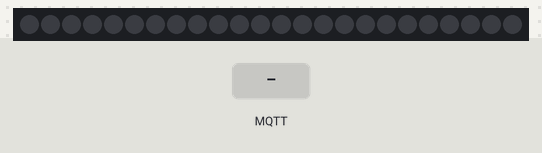
A sketch run on a simulated ESP8266 (NodeMCU). Shown: 24 RGB LEDs in strip order, left to right. The inputs (shaded band) are chosen by the test bench. Dim RGB values are drawn brighter than linear; WiFi joins after 1.5 s; servers stay silent unless stated; no MQTT or app messages arrive unless stated; what the sketch prints to the serial monitor is not drawn.

Above: at 2.7 s.
2.8 s: MQTT message "1" arrives on the first subscribed topic
At 4.57 s:
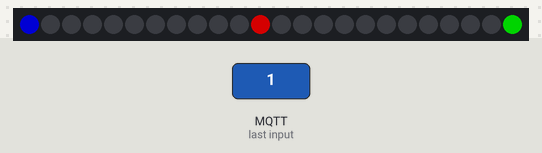
4.7 s: MQTT message "2" arrives on the first subscribed topic
At 5.5 s:
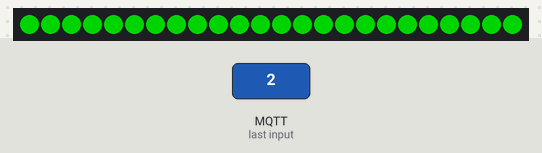
6.2 s: MQTT message "3" arrives on the first subscribed topic
At 6.6 s:
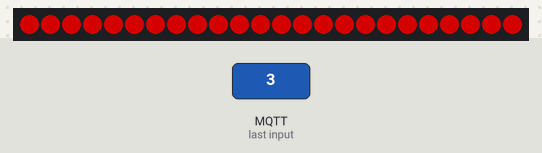
7.7 s: MQTT message "4" arrives on the first subscribed topic
At 9.0 s:
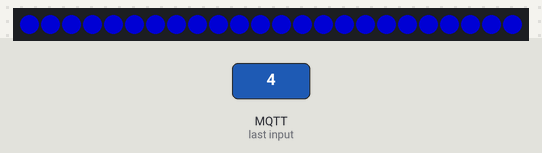
Timing chart, 0 to 10.2 s (numbered marks = the images above; inputs shaded):
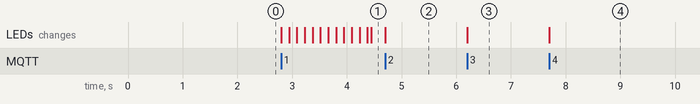

The sketch:

MQTT_nodeRed.ino
```cpp
#include <ESP8266WiFi.h>
#include <PubSubClient.h>
#include <NeoPixelBus.h>
#include <BlynkSimpleEsp8266.h>
const uint16_t PixelCount = 24; // this example assumes 4 pixels, making it smaller will cause a failure
const uint8_t PixelPin = 2;
#define colorSaturation 128
NeoPixelBus<NeoGrbFeature, Neo800KbpsMethod> strip(PixelCount, PixelPin);
RgbColor red(colorSaturation, 0, 0);
RgbColor green(0, colorSaturation, 0);
RgbColor blue(0, 0, colorSaturation);
RgbColor white(colorSaturation);
RgbColor black(0);

const char* ssid =         "AFON-2.4GHZ";
const char* password =    "0101010101";
const char* mqtt_server = "192.168.1.108";
const uint16_t mqtt_port = 1883;
WiFiClient espClient;
PubSubClient client(espClient);
long lastMsg = 0;
char msg[50];
int value = 0;

void setup() {
  Serial.begin(115200);
  setup_wifi();
  client.setServer(mqtt_server, mqtt_port);
  client.setCallback(callback);
}

void setup_wifi() {
  strip.Begin(); //setup led Init
   strip.Show();
  delay(10);
  // Kết nối wifi
  Serial.println();
  Serial.print("Connecting to ");
  Serial.println(ssid);

  WiFi.begin(ssid, password);

  while (WiFi.status() != WL_CONNECTED) {
    delay(500);
    Serial.print(".");
  }

  Serial.println("");
  Serial.println("WiFi connected");
  Serial.println("IP address: ");
  Serial.println(WiFi.localIP());
}

void callback(char* topic, byte* payload, unsigned int length) {
  Serial.print("Message arrived [");
  Serial.print(topic);
  Serial.print("] ");
  String RGBcolor ="";
  for (int i = 0; i < length; i++) {
    Serial.print((char)payload[i]);
  }

//
// R = C/(256^2);
//
//G = (C/256) % 256;
//
//B = C%256;
//    String R;
//    String G;
//    String B;
//    int temp[2];
//    for (int i = 0; i < RGBcolor.length(); i++) {
//        if (RGBcolor.charAt(i) == ',') {
//            temp[i] = i; //Tìm vị trí của dấu ","
//        }
//    }
//    for (int i=0; i<=temp[0];i++){
//      if (isDigit(RGBcolor[i])) R+=RGBcolor[i];
//    }
//    for (int i=temp[0]; i<=temp[1];i++){
//      if (isDigit(RGBcolor[i])) G+=RGBcolor[i];
//    }
//    for (int i=temp[1]; i<=RGBcolor.length();i++){
//      if (isDigit(RGBcolor[i])) R+=RGBcolor[i];
//    }
//    Serial.println(R);
//    Serial.println(G);
//    Serial.println(B);
//  if (((char)payload[0]=='r')&&((char)payload[1]=='g')&&((char)payload[2]=='b')){
//    RgbColor color = RgbColor(R.toInt(),G.toInt(), B.toInt());
//    for (int i=0; i<24; i++){
//      strip.SetPixelColor(i, color);
//    }
//  }


  if ((char)payload[0] == '1') {
     Serial.println("ON");
    LedRunAround();
  }
 if ((char)payload[0] == '0') {
    Serial.println("OFF");
    TurnOffLed();
  }

if ((char)payload[0] == '2') {
    Serial.println("all green");
    LedRGB("green");
  }
  if ((char)payload[0] == '3') {
    Serial.println("all red");
    LedRGB("red");
  }
  if ((char)payload[0] == '4') {
    Serial.println("all blue");
    LedRGB("blue");
  }
}

void reconnect() {
  // Đợi tới khi kết nối
  while (!client.connected()) {
    Serial.print("Attempting MQTT connection...");

    if (client.connect("ESP8266Client")) {
      Serial.println("connected");
      //topic event
      client.publish("event", "tin nhan");
      //sub lại thông tin
      client.subscribe("event");


    } else {
      Serial.print("failed, rc=");
      Serial.print(client.state());
      Serial.println(" try again in 5 seconds");
      delay(5000);
    }
  }
}
void loop() {

  if (!client.connected()) {
    reconnect();
  }
  client.loop();
 // Thực hiện 2s gửi dữ liệu helloworld lên broker 1 lần
//  long now = millis();
//  if (now - lastMsg > 2000) {
//    lastMsg = now;
//    ++value;
//    snprintf (msg, 75, "Test MQTT #%ld", value);
//    Serial.print("Publish message: ");
//    Serial.println(msg);
//    client.publish("event", msg);
//  }
}
```

led.ino
```cpp
void TurnOffLed(){
  for (int i=0; i<24; i++){
    strip.SetPixelColor(i,black);
  }
  strip.Show();
}


void LedRunAround(){
  for (int i=0; i<24; i++){
    TurnOffLed();
    strip.SetPixelColor(i, green);
    strip.SetPixelColor(23-i, blue);
    if (i<12){
      strip.SetPixelColor(12+i,red);
    } else {
      strip.SetPixelColor(i-12, red);
    }
    strip.Show();
    delay(70);
  }
}

void LedRGB(String color){
  TurnOffLed();
  if (color == "green"){
    for (int i=0; i<24; i++){
      strip.SetPixelColor(i, green);
    }
  }
  if(color == "red")
  {
    if (color == "red"){
    for (int i=0; i<24; i++){
      strip.SetPixelColor(i, red);
    }
   }
  }
  if (color=="blue")
  {
    if (color == "blue"){
    for (int i=0; i<24; i++){
      strip.SetPixelColor(i, blue);
    }
   }
  }
  strip.Show();
  delay(50);
}
```

Measured:
- after the input at 2.8 s, the LEDs: first change at once (image 1 shows a later state)
- after the input at 4.7 s, the LEDs: change at once (image 2)
- after the input at 6.2 s, the LEDs: change at once (image 3)
- after the input at 7.7 s, the LEDs: change at once (image 4)
